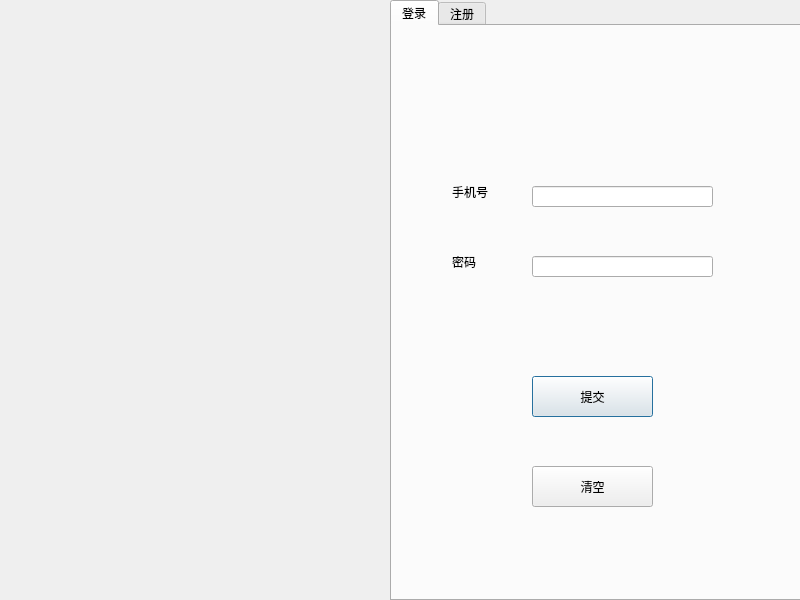
<?xml version="1.0" encoding="UTF-8"?>
<ui version="4.0">
 <class>LoginDialog</class>
 <widget class="QDialog" name="LoginDialog">
  <property name="geometry">
   <rect>
    <x>0</x>
    <y>0</y>
    <width>800</width>
    <height>600</height>
   </rect>
  </property>
  <property name="windowTitle">
   <string>LoginDialog</string>
  </property>
  <widget class="QLabel" name="lb_icon">
   <property name="geometry">
    <rect>
     <x>0</x>
     <y>0</y>
     <width>391</width>
     <height>601</height>
    </rect>
   </property>
   <property name="text">
    <string/>
   </property>
   <property name="pixmap">
    <pixmap resource="res.qrc">:/images/355688a567bc2181afd0f2ef87b3500.jpg</pixmap>
   </property>
   <property name="scaledContents">
    <bool>true</bool>
   </property>
  </widget>
  <widget class="QTabWidget" name="tb_page">
   <property name="geometry">
    <rect>
     <x>390</x>
     <y>0</y>
     <width>411</width>
     <height>601</height>
    </rect>
   </property>
   <property name="currentIndex">
    <number>0</number>
   </property>
   <widget class="QWidget" name="page_login">
    <attribute name="title">
     <string>登录</string>
    </attribute>
    <widget class="QLabel" name="lb_tel">
     <property name="geometry">
      <rect>
       <x>60</x>
       <y>150</y>
       <width>81</width>
       <height>31</height>
      </rect>
     </property>
     <property name="text">
      <string>手机号</string>
     </property>
     <property name="textFormat">
      <enum>Qt::AutoText</enum>
     </property>
    </widget>
    <widget class="QLabel" name="lb_password">
     <property name="geometry">
      <rect>
       <x>60</x>
       <y>220</y>
       <width>101</width>
       <height>31</height>
      </rect>
     </property>
     <property name="text">
      <string>密码</string>
     </property>
    </widget>
    <widget class="QLineEdit" name="le_tel">
     <property name="geometry">
      <rect>
       <x>140</x>
       <y>160</y>
       <width>181</width>
       <height>21</height>
      </rect>
     </property>
    </widget>
    <widget class="QLineEdit" name="le_password">
     <property name="geometry">
      <rect>
       <x>140</x>
       <y>230</y>
       <width>181</width>
       <height>21</height>
      </rect>
     </property>
     <property name="echoMode">
      <enum>QLineEdit::Password</enum>
     </property>
    </widget>
    <widget class="QPushButton" name="pb_commit">
     <property name="geometry">
      <rect>
       <x>140</x>
       <y>350</y>
       <width>121</width>
       <height>41</height>
      </rect>
     </property>
     <property name="text">
      <string>提交</string>
     </property>
    </widget>
    <widget class="QPushButton" name="pb_clear">
     <property name="geometry">
      <rect>
       <x>140</x>
       <y>440</y>
       <width>121</width>
       <height>41</height>
      </rect>
     </property>
     <property name="text">
      <string>清空</string>
     </property>
    </widget>
   </widget>
   <widget class="QWidget" name="page_register">
    <attribute name="title">
     <string>注册</string>
    </attribute>
    <widget class="QLabel" name="lb_tel_register">
     <property name="geometry">
      <rect>
       <x>60</x>
       <y>90</y>
       <width>81</width>
       <height>31</height>
      </rect>
     </property>
     <property name="text">
      <string>手机号</string>
     </property>
    </widget>
    <widget class="QLabel" name="lb_password_register">
     <property name="geometry">
      <rect>
       <x>60</x>
       <y>160</y>
       <width>91</width>
       <height>31</height>
      </rect>
     </property>
     <property name="text">
      <string>密码</string>
     </property>
    </widget>
    <widget class="QLabel" name="lb_name_register">
     <property name="geometry">
      <rect>
       <x>60</x>
       <y>230</y>
       <width>101</width>
       <height>41</height>
      </rect>
     </property>
     <property name="text">
      <string>昵称</string>
     </property>
    </widget>
    <widget class="QLineEdit" name="le_tel_register">
     <property name="geometry">
      <rect>
       <x>140</x>
       <y>100</y>
       <width>151</width>
       <height>21</height>
      </rect>
     </property>
    </widget>
    <widget class="QLineEdit" name="le_password_register">
     <property name="geometry">
      <rect>
       <x>140</x>
       <y>170</y>
       <width>151</width>
       <height>21</height>
      </rect>
     </property>
     <property name="echoMode">
      <enum>QLineEdit::Password</enum>
     </property>
    </widget>
    <widget class="QLineEdit" name="le_name_register">
     <property name="geometry">
      <rect>
       <x>140</x>
       <y>240</y>
       <width>151</width>
       <height>21</height>
      </rect>
     </property>
    </widget>
    <widget class="QPushButton" name="pb_commite_register">
     <property name="geometry">
      <rect>
       <x>150</x>
       <y>340</y>
       <width>111</width>
       <height>31</height>
      </rect>
     </property>
     <property name="text">
      <string>提交</string>
     </property>
    </widget>
    <widget class="QPushButton" name="pb_clear_register">
     <property name="geometry">
      <rect>
       <x>150</x>
       <y>420</y>
       <width>111</width>
       <height>31</height>
      </rect>
     </property>
     <property name="text">
      <string>清空</string>
     </property>
    </widget>
   </widget>
  </widget>
 </widget>
 <resources>
  <include location="res.qrc"/>
 </resources>
 <connections/>
</ui>
